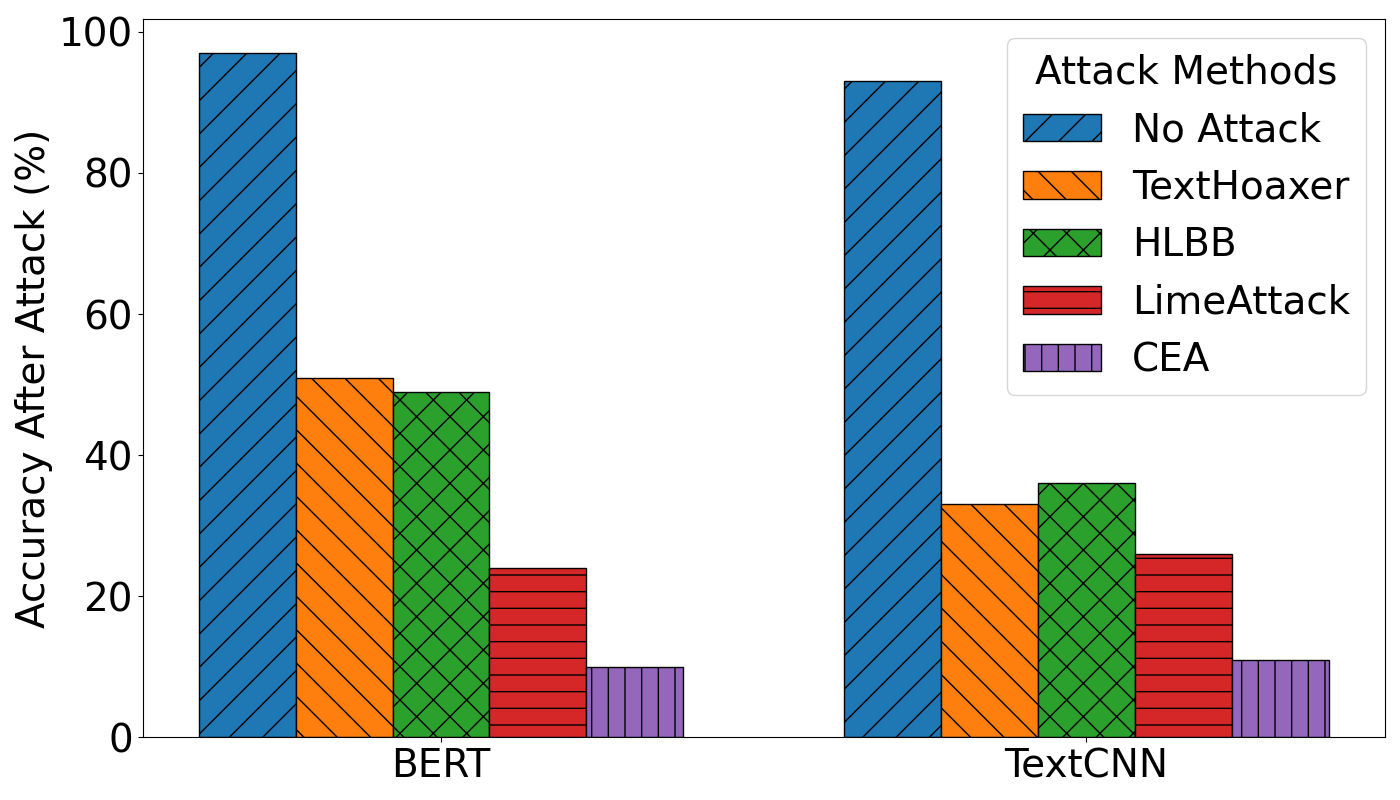

Source code (Python):
import matplotlib.pyplot as plt
import numpy as np

# Data
x = ["BERT", "TextCNN"]
ori = [97, 93]
TextHoaxer = [51, 33]
HLBB = [49, 36]
LimeAttack = [24, 26]
CEA = [10, 11]
data = [ori, TextHoaxer, HLBB, LimeAttack, CEA]
names = ['No Attack', 'TextHoaxer', 'HLBB', 'LimeAttack', 'CEA']
# Use a popular color palette
colors = ['#1f77b4', '#ff7f0e', '#2ca02c', '#d62728', '#9467bd']
patterns = ['/', '\\', 'x', '-', '|']

# Plotting
fig, ax = plt.subplots(figsize=(14, 8))

bar_width = 0.15
x_indices = np.arange(len(x))

# Plot bars for each method
for i, (method, values) in enumerate(zip(names, data)):
    ax.bar(x_indices + i * bar_width, values, width=bar_width, label=method, color=colors[i], hatch=patterns[i % len(patterns)], edgecolor='black')

# Labels and title
# ax.set_xlabel("Models", fontsize=20)
ax.set_ylabel("Accuracy After Attack (%)", fontsize=28)
# ax.set_title("Attack Performance on BERT and TextCNN", fontsize=24)
ax.set_xticks(x_indices + bar_width * (len(data) - 1) / 2)
ax.set_xticklabels(x, fontsize=28)

# Adjust legend to be more compact and organized
ax.legend(fontsize=28, title='Attack Methods', title_fontsize=28, loc='best', ncol=1, bbox_to_anchor=(1, 1))

# Axis tick size
ax.tick_params(axis='y', labelsize=28)
ax.tick_params(axis='x', labelsize=28)

# Tight layout for better spacing
plt.tight_layout()

plt.show()
